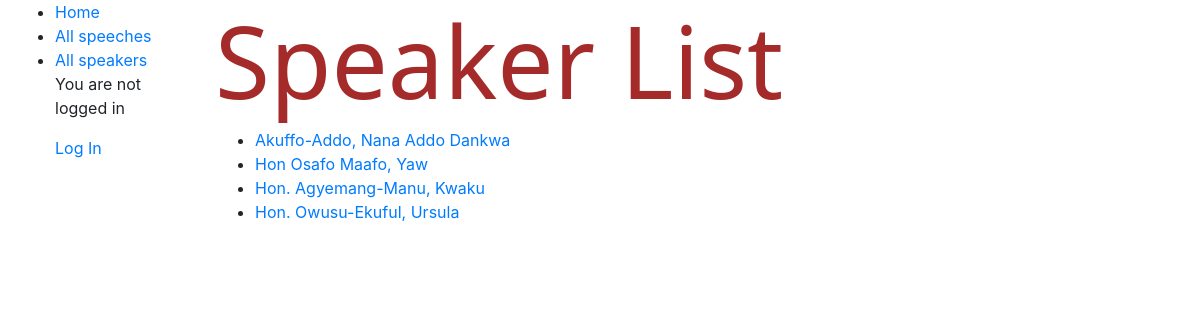
Page /log/speakers/ on the committed database.
### log/models.py (models this page shows)
class Speaker(models.Model):
    first_name = models.CharField(max_length=100)
    last_name = models.CharField(max_length=100)
    biography = models.TextField(null=True, blank=True, max_length=2000, help_text='Enter biography here')
    class Meta:
        ordering = ['last_name', 'first_name']
    def get_absolute_url(self):
        return reverse('speaker-detail', args=[str(self.id)])
    def __str__(self):
        return f'{self.last_name}, {self.first_name}'

### log/views.py (the view)
# urls.py: path('speakers/', views.SpeakerListView.as_view(), name='speakers'),
class SpeakerListView(generic.ListView):
    model = Speaker
    paginate_by = 5

### log/templates/log/speaker_list.html
{% extends "base_generic.html" %}
{% block content %}
{% load static %}
<link rel="stylesheet" href="{% static 'log/styles.css' %}">
  <div style="color: brown;"><h1 style="text-align: left;">Speaker List</h1></div>
  {% if speaker_list %}
  <ul>
    {% for speaker in speaker_list %}
      <li>
        <a href="{{ speaker.get_absolute_url }}">{{ speaker }}</a>
      </li>
    {% endfor %}
  </ul>
  {% else %}
    <p>There are no Speakers available.</p>
  {% endif %}
{% endblock %}

### log/static/log/styles.css (style rules this page uses)
h1 { font-family:'Segoe UI', Tahoma, Geneva, Verdana, sans-serif; font-size:100px; text-align:center }
body { background: white url("images/background.jpg") no-repeat; background-size: cover; }

### rows in the picture
Speaker: last_name+first_name "Akuffo-Addo, Nana Addo Dankwa"
Speaker: last_name+first_name "Hon Osafo Maafo, Yaw"
Speaker: last_name+first_name "Hon. Agyemang-Manu, Kwaku"
Speaker: last_name+first_name "Hon. Owusu-Ekuful, Ursula"
